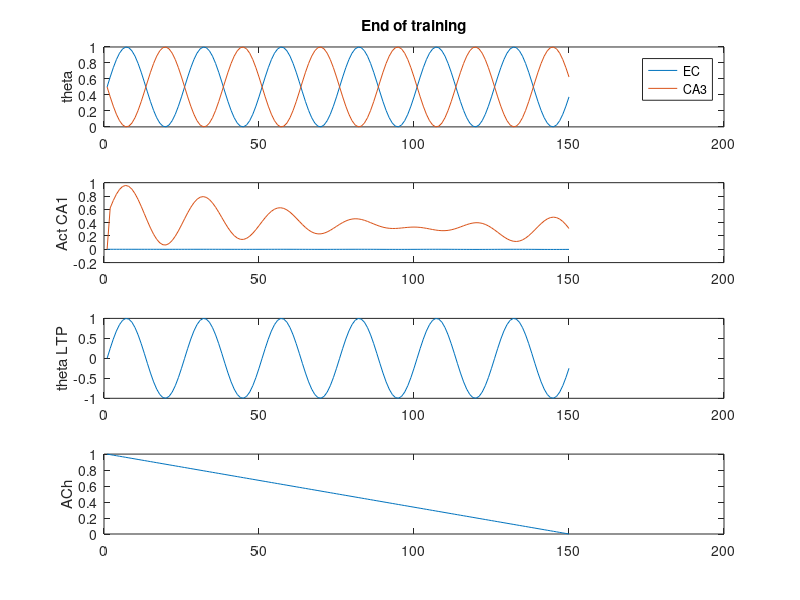

Reproduce this figure in MATLAB. (Note: this script raises an error after producing the figure.)
function [] = hasselmo9402_working()
% hasselmo_2002 theta model


%todo: 
% add plots for ca3 and ec activity
% add ach to the model
% make a struct to hold data? 

clear all;
dbstop if error;

%% runtime parameters
p.nTrls = 2;
p.nTSteps = 25;
p.nCA1cells = 2;
p.nCA3cells = 3;
p.nECcells = 2;

p.dt = 0.005; % Default = 5 ms
p.thF = 8; % Default = 8 Hz
p.nCycles = 6; % How many cycles would we like per trial. Default = 6? 
p.stepsPerCycle = ceil(((1/p.thF)/p.dt));
p.phaseStep = (2*pi)/p.stepsPerCycle; % number of radians to increment theta phase by for each time steps
p.k = .5; % Max synaptic growth. Default = .5
p.lrate = 0.01; % learning rate, per Ehren's experiment
p.thetaScale = 1; % X from Hasselmo et al. 2002, p 799
% [0 to 1] smaller means theta has less effect on functional strength
% paper is vague about whether different values are used for the different
% layers (CA3 vs EC), for now we'll assume that it is a single fixed
% parameter. Default = 1?

% allocate arrays
a.CA1 = nan(p.nCA1cells,p.nTSteps);
a.CA3 = nan(p.nCA3cells,p.nTrls); 
a.EC  = nan(p.nECcells, p.nTrls);
w.CA3 = eye(p.nCA1cells, p.nCA3cells);
w.EC  = eye(p.nCA1cells, p.nECcells); % identity matrix p.801
tempXprod = nan(p.nCA1cells,p.nCA3cells,p.stepsPerCycle);



%% Task 

%       CA3      EC
% T1:  1 1 0    1 0
% T2:  0 1 1    0 1
% Ch:  0 0 1     ?    should be 0 1  not 1 0... 
% Ch2: 0 1 0     ?    Will it be 1 1?

% NOTE: THESE NEED TO BE SET FOR EACH PHASE OF THE TASK, TRL
%a.CA3(:,1) = rand(p.nCA3cells,1) > .5;
%a.EC(:,1)  = rand(p.nECcells, 1) > .5;

a.CA3(:,1) = [1; 1; 0]; 
a.EC(:,1)  = [1; 0]; 

a.CA3(:,2) = [0; 1; 1]; 
a.EC(:,2)  = [0; 1]; 

a.CA3(:,3) = [0; 0; 1;]; 

% TD simply setting these to 1,2,3 won't work, should allocate them to
% spaced parts at steps of p.nCycles*p.stepsPerCycle?
%%
stage = 1; 
% for each trial, run the theta model 
for trl = 1:p.nTrls
  % initialize first timestep
  fprintf('\nTrial %i\n',trl);
  
  stage = trl; % TD: Fix this
  % run the model
  [a, tempXprod, pha, theta] = runTheta(a,w,tempXprod,p,stage);
  
  % compute weight updates after each theta cycle
  dw.CA3(:,:) = sum(tempXprod,3);
  
  
  if any(isnan(dw.CA3)), keyboard, end % Just in case something goes wrong...
  w.CA3, dw.CA3
  w.CA3 = w.CA3 + p.lrate .* dw.CA3; %   w.CA3 = w.CA3 + dw.CA3;
  w.CA3 = min(w.CA3, p.k);
  %w.CA3
  
end

% TD: make plot parameter
if 1, plotStateVariables(theta,a,pha); end

%keyboard

fprintf('Test Phase\n');
trl = 3;
stage = trl; 
[a, tempXprod, pha, theta] = runTheta(a,w,tempXprod,p,stage);
if 1, plotStateVariables(theta,a,pha); end



keyboard;
end

function [a,tempXprod, pha, theta] = runTheta(a,w,tempXprod,p,stage)
  
  % allocate phase and theta params
  pha.EC = nan(p.nTSteps,1);   theta.EC = nan(p.nTSteps,1);
  pha.CA3 = nan(p.nTSteps,1);  theta.CA3 = nan(p.nTSteps,1);
  pha.LTP = nan(p.nTSteps,1);  theta.LTP = nan(p.nTSteps,1);

  
  pha.EC(1)  = 0;    theta.EC(1)  = (p.thetaScale/2) * sin(pha.EC(1))  + (1-(p.thetaScale/2));
  pha.CA3(1) = pi;   theta.CA3(1) = (p.thetaScale/2) * sin(pha.CA3(1)) + (1-(p.thetaScale/2));
  pha.LTP(1) = 0;    theta.LTP(1) = sin(pha.LTP(1));
  
  % initialize CA1 activity
  %a.CA1(:,1) = ((theta.EC(1) .* w.EC) * a.EC(:,stage)) + ((theta.CA3(1) .* w.CA3) * a.CA3(:,1)); % eq 2.4 p.799
  %p.nCycles = 10;
  pha.AChLvls = linspace(1,0,p.nCycles*p.stepsPerCycle); % add acetylcholine
  Cr = 1; Cl = 1; % These need to be updated to control for individual dynamics in CA3 vs EC 
  syn.EC3(:,1) = (1 - pha.AChLvls(1)*Cl) * ((theta.EC(1) .* w.EC) * a.EC(:,stage));
  syn.CA3(:,1) = (1 - pha.AChLvls(1)*Cr) * ((theta.CA3(1) .* w.CA3) * a.CA3(:,stage));
  
  a.CA1(:,1) = syn.EC3(:,1) + syn.CA3(:,1); % eq 2.4 p.799

  tempXprod(:,:,1) = (theta.LTP(1) .* a.CA1(:,1)) * a.CA3(:,stage)';
  % run one theta cycle
  for t = 2:p.nCycles*p.stepsPerCycle
    
    % phasic input
    pha.EC(t)  = pha.EC(t-1)  + p.phaseStep;  theta.EC(t)  = (p.thetaScale/2) * sin(pha.EC(t))  + (1-(p.thetaScale/2));  % eq 2.2 p.799
    pha.CA3(t) = pha.CA3(t-1) + p.phaseStep;  theta.CA3(t) = (p.thetaScale/2) * sin(pha.CA3(t)) + (1-(p.thetaScale/2));  % eq 2.3 p.799
    pha.LTP(t) = pha.LTP(t-1) + p.phaseStep;  theta.LTP(t) = sin(pha.LTP(t));                                            % eq 2.5 p.799
    
    
    %a.CA1 = w.EC .* a.EC + w.CA3 .* a.CA3; % eq 2.1
    %a.CA1(:,t) = ((theta.EC(t) .* w.EC) * a.EC(:,stage)) + ((theta.CA3(t) .* w.CA3) * a.CA3(:,stage)); % eq 2.4 p.799
    syn.EC3(:,t) = (pha.AChLvls(t)*Cl) * ((theta.EC(t) .* w.EC) * a.EC(:,stage));
    syn.CA3(:,t) = (1 - pha.AChLvls(t)*Cr) * ((theta.CA3(t) .* w.CA3) * a.CA3(:,stage));
    
    a.CA1(:,t) = syn.EC3(:,t) + syn.CA3(:,t); % eq 2.4 p.799

    tempXprod(:,:,t) = (theta.LTP(t) .* a.CA1(:,t)) * a.CA3(:,stage)';
    
  end
  
  modEC = reshape(syn.EC3,2,[])';
  modCA3 = reshape(syn.CA3,2,[])';
  
  if 0
    keyboard
    
    figure; hold on;
    time = linspace(0, 1000, size(reshape(syn.EC3,2,[])',1));
    plot(time,modEC);
    plot(time,modCA3);
    xlim([0,max(time)]);
    
    figure;
    plot(time, modEC+modCA3)
    
  end
  
end

function plotStateVariables(theta,a,pha)
    figure;
    subplot(4,1,1);
    hold off; plot(theta.EC)
    hold on; plot(theta.CA3)
    ylabel('theta');
    legend('EC','CA3'); ylim([0 1]);
    title(['End of training']);
    
    subplot(4,1,2);
    plot(a.CA1');
    ylabel('Act CA1');
    
    subplot(4,1,3);
    plot(theta.LTP)
    ylabel('theta LTP');
    
    subplot(4,1,4);
    plot(pha.AChLvls)
    ylabel('ACh');
end

%%
